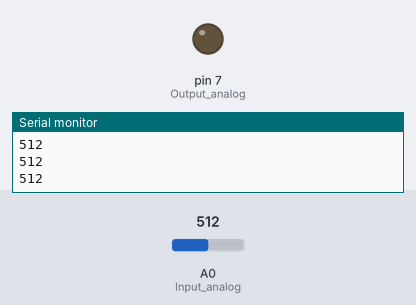
This sketch was run on a simulated Arduino Uno, built with avr-gcc and run on an emulated ATmega328P. On the bench: output pins drawn as LEDs (lit = HIGH), the last lines printed to the serial monitor. The inputs (shaded band) are chosen by the test bench; at power-on: A0 (Input_analog) = 512.

Above: at 1.2 s.
1.3 s: A0 (Input_analog) set to 220
2.8 s: A0 (Input_analog) set to 187
At 3.3 s:
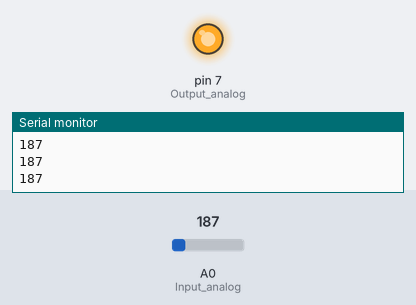
4.3 s: A0 (Input_analog) set to 306
At 4.6 s:
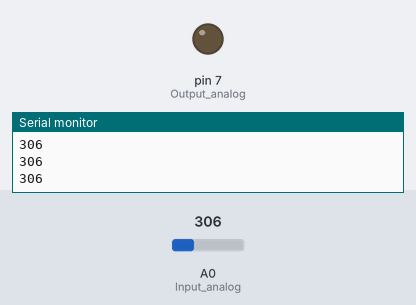
5.8 s: A0 (Input_analog) set to 122
At 7.2 s:
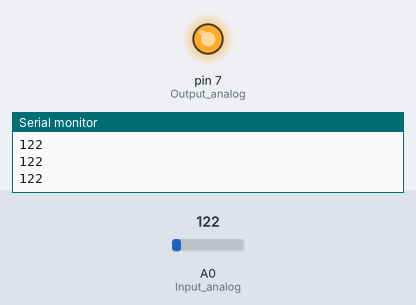
Timing chart, 0 to 8.3 s (numbered marks = the images above; inputs shaded):
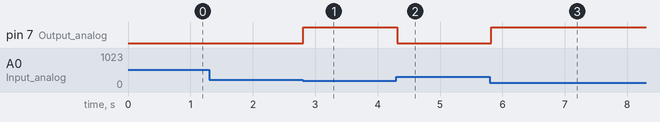

The sketch:

Lampu_Taman.ino
```cpp
//Membuat Lampu Taman
void setup() {
  Serial.begin (9600); //inisialisasi serial 9600bps
  pinMode (7, OUTPUT); //Output analog (PWM)
  pinMode (A0, INPUT); //Input analog
}
int batasNyala=50;

void loop() {
  int tegAnalog=analogRead(A0); //baca teg analog pd pinA0
  Serial.println (tegAnalog); //kirim hasil baca ke serial
  tegAnalog=map (tegAnalog,0,1023,0,255);//maping rentang data
  if (tegAnalog<=batasNyala){ //kalau LDR mendapat gelap
    digitalWrite(7, HIGH); //nyalakan LED
  }
  else {
    digitalWrite (7, LOW);
  }
  delay (100); //jeda beberapa saat
}
```

Measured:
- the behaviour switches between 205 and 204 on A0 (Input_analog) (found by bisection; images 0 and 1)
- after the input at 2.8 s, pin 7 (Output_analog): LOW → HIGH at once
- after the input at 4.3 s, pin 7 (Output_analog): HIGH → LOW at once
- after the input at 5.8 s, pin 7 (Output_analog): LOW → HIGH at once
